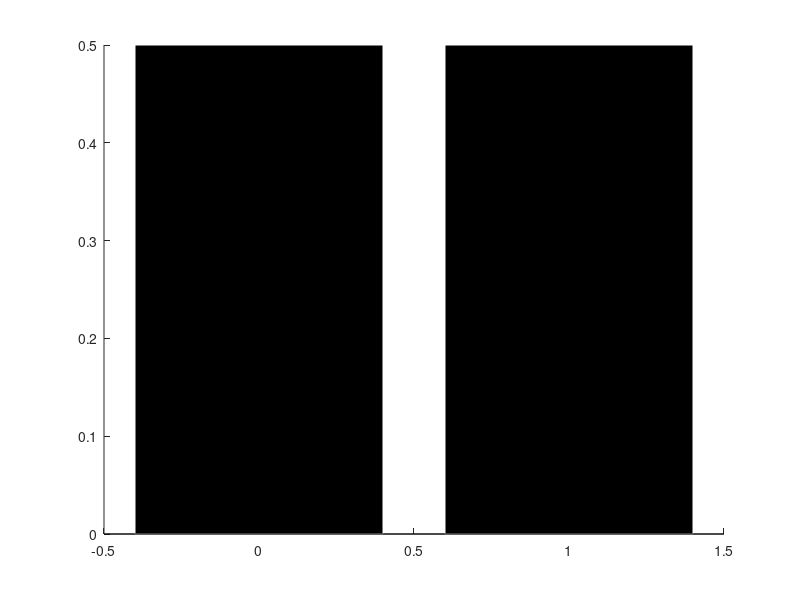

MATLAB code for this plot: (Note: this script raises an error after producing the figure.)
%% 
clear variables; close all; clc;

fontSize_ = 50;
figure('units', 'normalized', 'OuterPosition', [0.05 0.05 0.8 0.9]);
bar([0 1], [0.5 0.5], 'EdgeColor','white', 'FaceColor','black', ...
	'FaceAlpha',0.6, 'BarWidth',0.1)
xlabel('Outcome $x$', 'FontName', 'Times New Roman', ...
	'FontSize', fontSize_, 'FontWeight', 'bold', 'interpreter', 'latex');
ylabel('$F_X(x)$', 'FontName', 'Times New Roman', ...
	'FontSize', fontSize_, 'FontWeight', 'bold', 'interpreter', 'latex');
ylim([0 1])
ax = gca;
ax.FontName = 'Times New Roman';
ax.FontSize = fontSize_;

exportgraphics(ax, 'coin-toss.png', 'Resolution', 300);

%%
clear variables; close all; clc;

fontSize_ = 50;

figure('units', 'normalized', 'OuterPosition', [0.05 0.05 0.8 0.9]);
bar(1:6, (1/6)*ones(1,6), 'EdgeColor','white', 'FaceColor','black', ...
	'FaceAlpha', 0.6, 'BarWidth',0.3)
xlabel('Outcome $x$', 'FontName', 'Times New Roman', ...
	'FontSize', fontSize_, 'FontWeight', 'bold', 'interpreter', 'latex');
ylabel('$F_X(x)$', 'FontName', 'Times New Roman', ...
	'FontSize', fontSize_, 'FontWeight', 'bold', 'interpreter', 'latex');
ylim([0 1])
ax = gca;
ax.FontName = 'Times New Roman';
ax.FontSize = fontSize_;

exportgraphics(ax, 'die-toss.png', 'Resolution', 300);

%%
clear variables; close all; clc;

fontSize_ = 50;
figure('units', 'normalized', 'OuterPosition', [0.05 0.05 0.8 0.9]);
bar(350:10:410, [0.05 0.1 0.2 0.3 0.2 0.1 0.05], ...
	'EdgeColor','white', 'FaceColor','black', ...
	'FaceAlpha', 0.6, 'BarWidth', 0.3)
xlabel('Outcome $x$', 'FontName', 'Times New Roman', ...
	'FontSize', fontSize_, 'FontWeight', 'bold', 'interpreter', 'latex');
ylabel('$F_X(x)$', 'FontName', 'Times New Roman', ...
	'FontSize', fontSize_, 'FontWeight', 'bold', 'interpreter', 'latex');
ylim([0 0.4])
ax = gca;
ax.FontName = 'Times New Roman';
ax.FontSize = fontSize_;

exportgraphics(ax, 'pmf-bean1.png', 'Resolution', 300);


%%
clear variables; close all; clc;

fontSize_ = 50;
figure('units', 'normalized', 'OuterPosition', [0.05 0.05 0.8 0.9]);
bar(350:10:410, [0.1 0.15 0.15 0.2 0.15 0.15 0.1], ...
	'EdgeColor','white', 'FaceColor','black', ...
	'FaceAlpha', 0.6, 'BarWidth', 0.3)
xlabel('Outcome $x$', 'FontName', 'Times New Roman', ...
	'FontSize', fontSize_, 'FontWeight', 'bold', 'interpreter', 'latex');
ylabel('$F_X(x)$', 'FontName', 'Times New Roman', ...
	'FontSize', fontSize_, 'FontWeight', 'bold', 'interpreter', 'latex');
ylim([0 0.4])
ax = gca;
ax.FontName = 'Times New Roman';
ax.FontSize = fontSize_;

exportgraphics(ax, 'pmf-bean2.png', 'Resolution', 300);